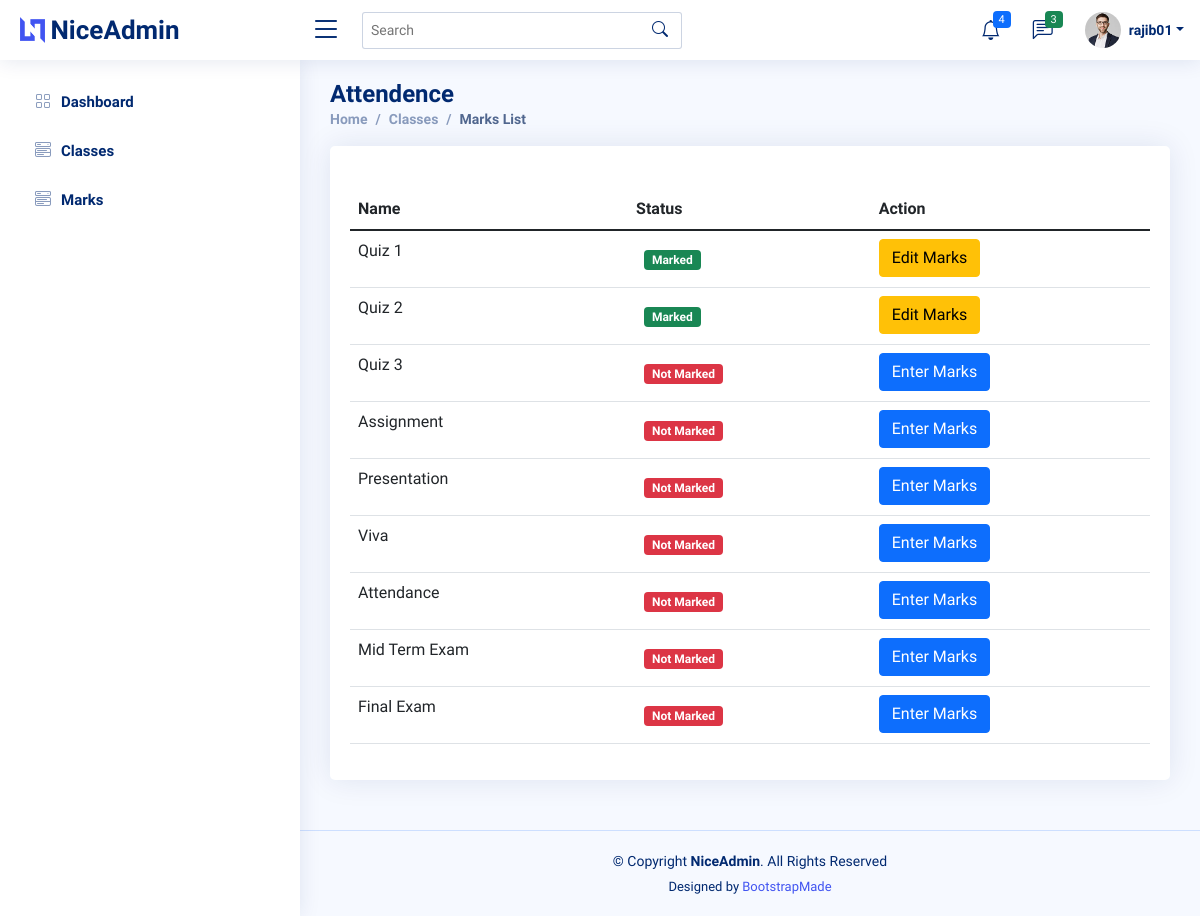
Screenshot of /teacher/17/marks_list/ (signed in) with the database file from the repository.
### backend/models.py (models this page shows, shortened)
class User(AbstractUser):
    @property
    def is_student(self):
        if hasattr(self, 'student'):
            return True
        return False

class MarksClass(models.Model):
    assign = models.ForeignKey(Assign, on_delete=models.CASCADE)
    name = models.CharField(max_length=50, choices=test_name, default='Quiz 1')
    status = models.BooleanField(default='False')
    class Meta:
        unique_together = (('assign', 'name'),)

### backend/views.py (the view)
# urls.py: path('teacher/<int:assign_id>/marks_list/', views.marks_list, name='marks_list'),
@login_required()
def marks_list(request, assign_id):
    ass = get_object_or_404(Assign, id=assign_id)
    m_list = MarksClass.objects.filter(assign=ass)
    return render(request, 'teacher/marks_list.html', {'m_list': m_list})

### backend/templates/teacher/marks_list.html (shortened to what this page needs)
{% extends '../asset/base.html' %}
{% load static %}
{% block content %}
<main id="main" class="main">
    <div class="pagetitle">
      <h1>Attendence</h1>
      <nav>
        <ol class="breadcrumb">
          <li class="breadcrumb-item"><a href="{% url 'backend:dashboard' %}">Home</a></li>
          <li class="breadcrumb-item active"><a href="{% url 'backend:classes' request.user.teacher.id 2 %}">Classes</a></li>
          <li class="breadcrumb-item active">Marks List</li>
        </ol>
      </nav>
    </div>
    <section class="section dashboard">
      <div class="row">
        <div class="col-lg-12">
            <div class="card">
              <div class="card-body">
                <h5 class="card-title"></h5>
                <table class="table">
                    <thead>
                        <tr>
                            <th>Name</th>
                            <th>Status</th>
                            <th>Action</th>
                        </tr>
                      </thead>
                      <tbody>
                        {% for m in m_list %}
                        <tr>
                            <td>{{ m.name }}</td>
                            {% if not m.status %}
                                <td class="p-3 mb-2"><span class="badge bg-danger">Not Marked</span></td>
                                <td>
                                    <a class="btn btn-primary" href="{% url 'backend:marks_entry' m.id %}" role="button">Enter Marks</a>
                                </td>
                            {% else %}
                                <td class="p-3 mb-2"><span class="badge bg-success">Marked</span></td>
                                <td><a class="btn btn-warning" href="{% url 'backend:edit_marks' m.id %}" role="button">Edit Marks</a> </td>
                            {% endif %}
                        </tr>
                        {% empty %}
                                <p>student has no courses</p>
                        {% endfor %}
                      </tbody>
                </table>
              </div>
            </div>
        </div>
      </div>
    </section>
  </main>
{% endblock %}

### backend/templates/asset/header.html (shortened to what this page needs)
  {% load static %}
  <header id="header" class="header fixed-top d-flex align-items-center">
    <div class="d-flex align-items-center justify-content-between">
      <a href="index.html" class="logo d-flex align-items-center">
        <img src="{% static 'assets/img/logo.png' %}" alt="">
        <span class="d-none d-lg-block">NiceAdmin</span>
      </a>
      <i class="bi bi-list toggle-sidebar-btn"></i>
    </div>
    <div class="search-bar">
      <form class="search-form d-flex align-items-center" method="POST" action="#">
        <input type="text" name="query" placeholder="Search" title="Enter search keyword">
        <button type="submit" title="Search"><i class="bi bi-search"></i></button>
      </form>
    </div>
    <nav class="header-nav ms-auto">
      <ul class="d-flex align-items-center">
        <li class="nav-item dropdown">
          <a class="nav-link nav-icon" href="#" data-bs-toggle="dropdown">
            <i class="bi bi-bell"></i>
            <span class="badge bg-primary badge-number">4</span>
          </a>
        </li>
        <li class="nav-item dropdown">
          <a class="nav-link nav-icon" href="#" data-bs-toggle="dropdown">
            <i class="bi bi-chat-left-text"></i>
            <span class="badge bg-success badge-number">3</span>
          </a>
        </li>
        <li class="nav-item dropdown pe-3">
          <a class="nav-link nav-profile d-flex align-items-center pe-0" href="#" data-bs-toggle="dropdown">
            <img src="{% static 'assets/img/profile-img.jpg' %}" alt="Profile" class="rounded-circle">
            <span class="d-none d-md-block dropdown-toggle ps-2">{{request.user}}</span>
          </a>
        </li>
      </ul>
    </nav>
  </header>

### static/assets/css/style.css (style rules this page uses)
:root { scroll-behavior: smooth; }
body { font-family: "Open Sans", sans-serif; background: #f6f9ff; color: #444444; }
a { color: #4154f1; text-decoration: none; }
h1, h2, h3, h4, h5, h6 { font-family: "Nunito", sans-serif; }
#main { margin-top: 60px; padding: 20px 30px; transition: all 0.3s; }
.pagetitle { margin-bottom: 10px; }
.pagetitle h1 { font-size: 24px; margin-bottom: 0; font-weight: 600; color: #012970; }
.card { margin-bottom: 30px; border: none; border-radius: 5px; box-shadow: 0px 0 30px rgba(1, 41, 112, 0.1); }
.card-title { padding: 20px 0 15px 0; font-size: 18px; font-weight: 500; color: #012970; font-family: "Poppins", sans-serif; }
.card-body { padding: 0 20px 20px 20px; }
.breadcrumb { font-size: 14px; font-family: "Nunito", sans-serif; color: #899bbd; font-weight: 600; }
.breadcrumb a { color: #899bbd; transition: 0.3s; }
.breadcrumb .breadcrumb-item::before { color: #899bbd; }
.breadcrumb .active { color: #51678f; font-weight: 600; }
.logo { line-height: 1; }
@media (min-width: 1200px) { .logo { width: 280px; } }
.logo img { max-height: 26px; margin-right: 6px; }
.logo span { font-size: 26px; font-weight: 700; color: #012970; font-family: "Nunito", sans-serif; }
.header { transition: all 0.5s; z-index: 997; height: 60px; box-shadow: 0px 2px 20px rgba(1, 41, 112, 0.1); background-color: #fff; padding-left: 20px; }
.header .toggle-sidebar-btn { font-size: 32px; padding-left: 10px; cursor: pointer; color: #012970; }
.header .search-bar { min-width: 360px; padding: 0 20px; }
.header .search-form { width: 100%; }
.header .search-form input { border: 0; font-size: 14px; color: #012970; border: 1px solid rgba(1, 41, 112, 0.2); padding: 7px 38px 7px 8px; border-radius: 3px; transition: 0.3s; width: 100%; }
.header .search-form button { border: 0; padding: 0; margin-left: -30px; background: none; }
.header .search-form button i { color: #012970; }
.header-nav ul { list-style: none; }
.header-nav > ul { margin: 0; padding: 0; }
.header-nav .nav-icon { font-size: 20px; color: #012970; }
.header-nav .nav-profile { color: #012970; }
.header-nav .nav-profile img { max-height: 36px; }
.header-nav .nav-profile span { font-size: 14px; font-weight: 600; }
.header-nav .badge-number { position: absolute; inset: 4px 6px auto auto; font-weight: normal; font-size: 11px; padding: 3px 6px; }
@media (min-width: 1200px) { #main, #footer { margin-left: 300px; } }

### rows the page displays
User: user "rajib01"
MarksClass: name "Quiz 1", status "Marked"
MarksClass: name "Quiz 2", status "Marked"
MarksClass: name "Quiz 3", status "Not Marked"
MarksClass: name "Assignment", status "Not Marked"
MarksClass: name "Presentation", status "Not Marked"
MarksClass: name "Viva", status "Not Marked"
MarksClass: name "Attendance", status "Not Marked"
MarksClass: name "Mid Term Exam", status "Not Marked"
MarksClass: name "Final Exam", status "Not Marked"
